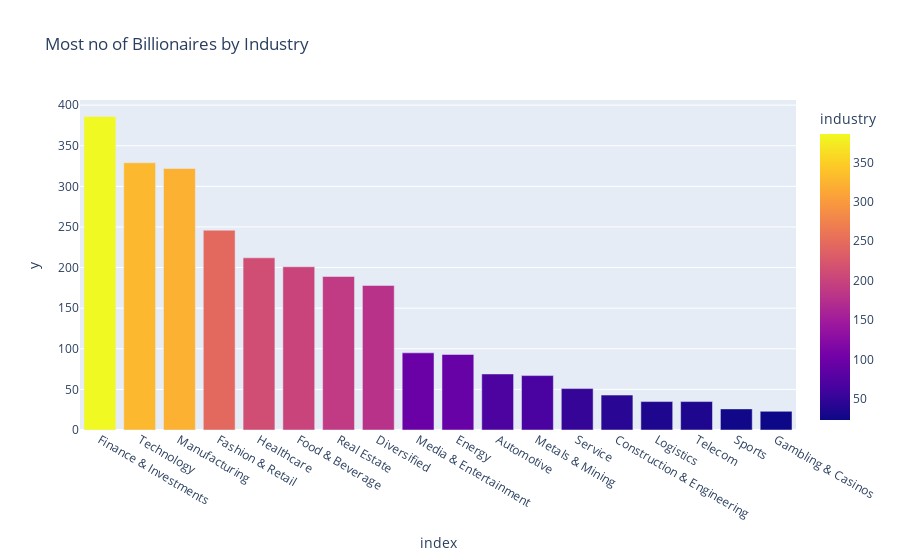

The notebook cell saved with this chart:
### Code cell
datafb = df['industry'].value_counts()
xfb = datafb.index
yfb = datafb.values
fig = px.bar(datafb,x=xfb,y=yfb,title='Most no of Billionaires by Industry',height=600,color='industry')
fig.update_layout
fig.show()

### Figure 1 — Plotly figure (JSON) as saved in the notebook; plotly's stock layout.template omitted (floating-point values rounded to 4 significant figures)
{"data": [{"alignmentgroup": "True", "hovertemplate": "index=%{x}<br>y=%{y}<br>industry=%{marker.color}<extra></extra>", "legendgroup": "", "marker": {"color": [386, 329, 322, 246, 212, 201, 189, 178, 95, 93, 69, 67, 51, 43, 35, 35, 26, 23], "coloraxis": "coloraxis", "pattern": {"shape": ""}}, "name": "", "offsetgroup": "", "orientation": "v", "showlegend": false, "textposition": "auto", "type": "bar", "x": ["Finance & Investments ", "Technology ", "Manufacturing ", "Fashion & Retail ", "Healthcare ", "Food & Beverage ", "Real Estate ", "Diversified ", "Media & Entertainment ", "Energy ", "Automotive ", "Metals & Mining ", "Service ", "Construction & Engineering ", "Logistics ", "Telecom ", "Sports ", "Gambling & Casinos "], "xaxis": "x", "y": [386, 329, 322, 246, 212, 201, 189, 178, 95, 93, 69, 67, 51, 43, 35, 35, 26, 23], "yaxis": "y"}], "layout": {"autosize": true, "barmode": "relative", "coloraxis": {"colorbar": {"title": {"text": "industry"}}, "colorscale": [[0, "#0d0887"], [0.1111, "#46039f"], [0.2222, "#7201a8"], [0.3333, "#9c179e"], [0.4444, "#bd3786"], [0.5556, "#d8576b"], [0.6667, "#ed7953"], [0.7778, "#fb9f3a"], [0.8889, "#fdca26"], [1, "#f0f921"]]}, "legend": {"tracegroupgap": 0}, "title": {"text": "Most no of Billionaires by Industry"}, "xaxis": {"anchor": "y", "autorange": true, "domain": [0, 1], "range": [-0.5, 17.5], "title": {"text": "index"}, "type": "category"}, "yaxis": {"anchor": "x", "autorange": true, "domain": [0, 1], "range": [0, 406.3], "title": {"text": "y"}, "type": "linear"}}}
